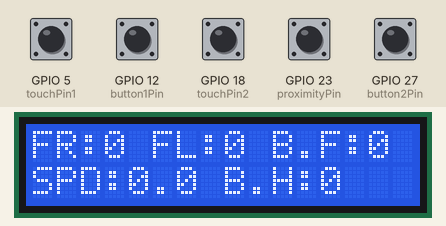
Recording of a program running on a simulated ESP32. Shown: 16×2 character LCD. The inputs (shaded band) are chosen by the test bench; at power-on: GPIO 12 (button1Pin), GPIO 23 (proximityPin), GPIO 27 (button2Pin) HIGH, GPIO 5 (touchPin1), GPIO 18 (touchPin2) LOW. Nothing arrives over Bluetooth unless stated; what the program prints to the serial monitor is not drawn.

Above: at 2.3 s.
2.4 s: GPIO 23 (proximityPin) pulled LOW for 0.15 s
At 5.4 s:
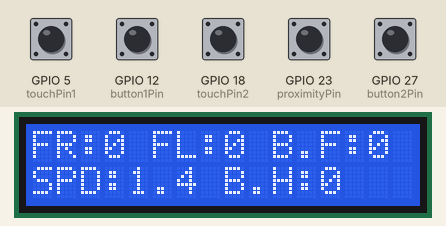
5.5 s: GPIO 5 (touchPin1) pulled HIGH for 0.15 s
At 6.4 s:
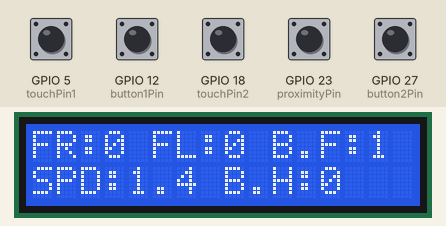
7.1 s: GPIO 12 (button1Pin) pulled LOW for 0.15 s
At 8.3 s:
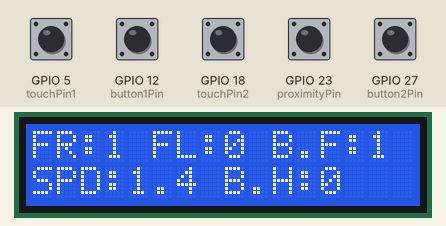
10.2 s: GPIO 18 (touchPin2) pulled HIGH for 0.15 s
At 11.1 s:
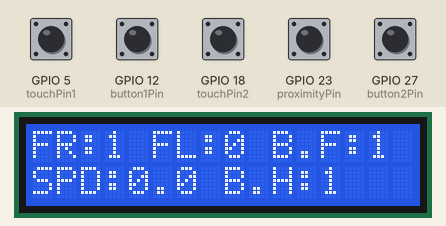
11.8 s: GPIO 27 (button2Pin) pulled LOW for 0.15 s
At 13.1 s:
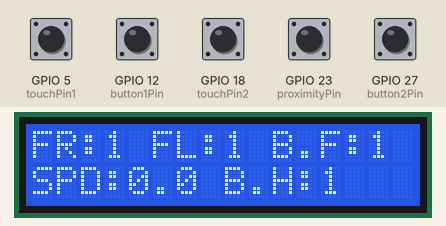
13.4 s: GPIO 5 (touchPin1) pulled HIGH for 1 s
At 14.8 s:
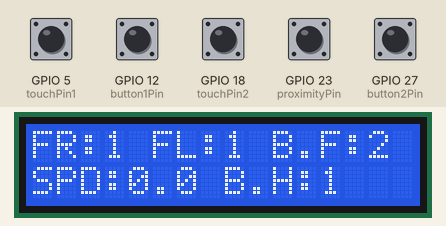
Timing chart, 0 to 16.4 s (numbered marks = the images above; inputs shaded):
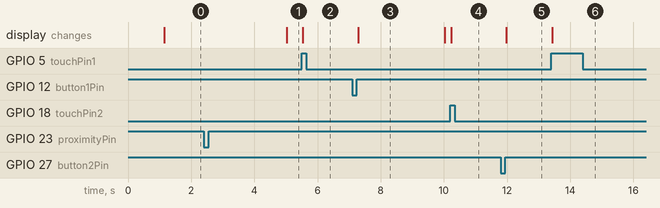

The program:

main.cpp
```cpp
#include <Arduino.h>
#include "BluetoothSerial.h"
#include <ArduinoJson.h>
#include <Wire.h>
#include <LiquidCrystal_I2C.h>

BluetoothSerial SerialBT;
LiquidCrystal_I2C lcd(0x27, 16, 2);

const int button1Pin = 12; // Right foot
const int button2Pin = 27; // Left foot
const int proximityPin = 23;  // Proximity sensor
const int touchPin1 = 5;      // Foot brake
const int touchPin2 = 18;     // Hand brake

#define WHEEL_DIAMETER 0.6
#define WHEEL_CIRCUMFERENCE (PI * WHEEL_DIAMETER)

bool lastButton1State;
bool lastButton2State;
bool lastProximityState = HIGH;
bool touch1WasCounted = false;
bool touch2WasCounted = false;

int brakeCount1 = 0;
int brakeCount2 = 0;
int touchCount1 = 0;
int touchCount2 = 0;

volatile int revolutionCount = 0;
float currentSpeed = 0.0;
unsigned long lastSpeedCheck = 0;

unsigned long lastBrake1Time = 0;
unsigned long lastBrake2Time = 0;
unsigned long lastTouch1Time = 0;
unsigned long lastTouch2Time = 0;

const unsigned long debounceInterval = 3000;
const char* deviceID = "ESP1";

void updateLCD() {
  lcd.setCursor(0, 0);
  lcd.print("FR:"); lcd.print(brakeCount1);
  lcd.print(" FL:"); lcd.print(brakeCount2);
  lcd.print(" B.F:"); lcd.print(touchCount1);
  lcd.print("  ");

  lcd.setCursor(0, 1);
  lcd.print("SPD:"); lcd.print(currentSpeed, 1);
  lcd.print(" B.H:"); lcd.print(touchCount2);
}

void sendJsonData() {
  if (!SerialBT.hasClient()) return;  // Only send if connected

  StaticJsonDocument<256> doc;
  doc["device"] = deviceID;
  doc["timestamp"] = millis();
  doc["rightFoot"] = brakeCount1;
  doc["leftFoot"] = brakeCount2;
  doc["footBrake"] = touchCount1;
  doc["handBrake"] = touchCount2;
  doc["speed"] = currentSpeed;

  String output;
  serializeJson(doc, output);
  SerialBT.println(output);

  updateLCD();
}

void setup() {
  Serial.begin(115200);

  // Begin Bluetooth in master mode
  SerialBT.begin("ESP32_BRAKE", true);  // true = master mode
  SerialBT.connect("ESP32_CheckPoint");

  lcd.init();
  lcd.backlight();
  lcd.clear();
  lcd.setCursor(0, 0);
  lcd.print("Starting...");

  pinMode(button1Pin, INPUT_PULLUP);
  pinMode(button2Pin, INPUT_PULLUP);
  pinMode(proximityPin, INPUT_PULLUP);
  pinMode(touchPin1, INPUT);
  pinMode(touchPin2, INPUT);

  lastButton1State = digitalRead(button1Pin);
  lastButton2State = digitalRead(button2Pin);

  lcd.clear();
  lcd.print("🔌 Connecting...");

  // Try to connect to ESP32_CheckPoint
  bool connected = false;
  for (int i = 0; i < 5; i++) {
    if (SerialBT.connect("ESP32_CheckPoint")) {
      connected = true;
      break;
    }
    delay(1000);
    lcd.setCursor(0, 1);
    lcd.print("Retry...");
  }

  lcd.clear();
  if (connected) {
    lcd.print("✅ Connected!");
    Serial.println("✅ Connected to ESP32_CheckPoint");
  } else {
    lcd.print("❌ Connect fail");
    Serial.println("❌ Failed to connect to ESP32_CheckPoint");
  }

  delay(1000);
  lcd.clear();
  updateLCD();
}

void loop() {
  unsigned long now = millis();

  bool button1State = digitalRead(button1Pin);
  bool button2State = digitalRead(button2Pin);

  if (button1State == HIGH && lastButton1State == LOW && now - lastBrake1Time >= debounceInterval) {
    brakeCount1++;
    lastBrake1Time = now;
    sendJsonData();
  }
  lastButton1State = button1State;

  if (button2State == HIGH && lastButton2State == LOW && now - lastBrake2Time >= debounceInterval) {
    brakeCount2++;
    lastBrake2Time = now;
    sendJsonData();
  }
  lastButton2State = button2State;

  bool touch1State = digitalRead(touchPin1);
  if (touch1State == HIGH && !touch1WasCounted && now - lastTouch1Time >= debounceInterval) {
    touchCount1++;
    lastTouch1Time = now;
    touch1WasCounted = true;
    sendJsonData();
  } else if (touch1State == LOW) {
    touch1WasCounted = false;
  }

  bool touch2State = digitalRead(touchPin2);
  if (touch2State == HIGH && !touch2WasCounted && now - lastTouch2Time >= debounceInterval) {
    touchCount2++;
    lastTouch2Time = now;
    touch2WasCounted = true;
    sendJsonData();
  } else if (touch2State == LOW) {
    touch2WasCounted = false;
  }

  bool currentProximityState = digitalRead(proximityPin);
  if (currentProximityState == LOW && lastProximityState == HIGH) {
    revolutionCount++;
    Serial.print("Revolution Detected! Count = ");
    Serial.println(revolutionCount);
  }
  lastProximityState = currentProximityState;

  if (now - lastSpeedCheck >= 5000) {
    int revs = revolutionCount;
    revolutionCount = 0;

    float distance_m = revs * WHEEL_CIRCUMFERENCE;
    float speed_mps = distance_m / 5.0;
    currentSpeed = (speed_mps * 3600.0) / 1000.0;
    currentSpeed = round(currentSpeed * 10) / 10.0;
    lastSpeedCheck = now;

    sendJsonData();
  }
}
```

Measured:
- after the input at 2.4 s, the display: changes after 2.6 s (image 1)
- after the input at 5.5 s, the display: changes at once (image 2)
- after the input at 7.1 s, the display: changes after 0.18 s (image 3)
- after the input at 10.2 s, the display: changes at once (image 4)
- after the input at 11.8 s, the display: changes after 0.18 s (image 5)
- after the input at 13.4 s, the display: changes at once (image 6)
- what the display in image 3 shows lasts 2.7 s, from 7.3 s to 10.0 s
